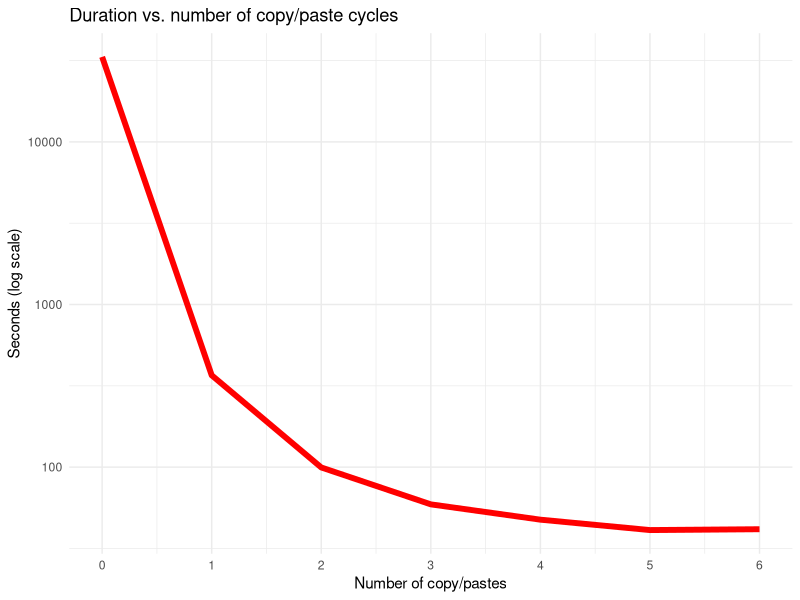

Write R code to recreate this figure.
## ---- chunk 1
knitr::opts_chunk$set(echo = TRUE)
library(nloptr)
## ---- chunk 2
library(ggplot2)
g<-tibble::tibble(Num=0:6, Seconds=c(33333.83, 367,99.5,59,47.5,41,41.5))

ggplot(g,aes(Num,Seconds)) +geom_line(size=2, color='red') +scale_y_log10() +labs(title='Duration vs. number of copy/paste cycles',y='Seconds (log scale)',x='Number of copy/pastes') +scale_x_continuous(labels=0:6,breaks=0:6) +theme_minimal()
## ---- chunk 3
# Set up objective function to mininimze
eval_f <- function(x) ( x[1] + x[2] +0.5*sign(x[2]) )
# Set up constraint function to 1e6 values
eval_g0 <- function(x)  return( -(5*x[1] + 30*x[2] - 1e6))
# Initial guesses
x0 <- c(100,10000)
# Algo options (constrained optimization and tolerance)
opts <- list("algorithm"="NLOPT_LN_COBYLA",   "xtol_rel"=0.01)
# Run the minimization algo
res <- nloptr( x0=x0, eval_f=eval_f,eval_g_ineq = eval_g0, opts=opts,lb=c(0,0))
print(res)
## ---- chunk 4
# Set up objective function to mininimze
eval_f <- function(x) ( x[1] + x[2]+0.5*sign(x[2]) + x[3]+1.5*sign(x[3]) )
# Set up constraint function to 1e6 values
eval_g0 <- function(x)  return( -(5*x[1] + 30*x[2] + (5*x[1] + 30*x[2])*x[3] - 1e6))
# Initial guesses
x0 <- c(100,200,200)
# run the minimization algo
res <- nloptr( x0=x0, eval_f=eval_f,eval_g_ineq = eval_g0, opts=opts,lb=c(0,0,0))
print(res)
## ---- chunk 5
# Set up 4-part objective function
eval_f <- function(x) ( x[1] + x[2]+0.5*sign(x[2]) + x[3]+1.5*sign(x[3]) + x[4]+1.5*sign(x[4]) )
# Set up constraint function to 1e6 values
eval_g0 <- function(x)  return( -(5*x[1] + 30*x[2] + (5*x[1] + 30*x[2])*x[3] + 
                                    ((5*x[1] + 30*x[2])*x[3])*x[4] - 1e6))
# Initial guesses
x0 <- c(100,100,100,100)
# Run the minimization algo
res <- nloptr( x0=x0, eval_f=eval_f,eval_g_ineq = eval_g0, opts=opts,lb=c(0,0,0,0))
print(res)
# Round the results and check there are over 1e6 characters and total time
(32*30) + (32*30)*32 + (32*30)*32*32 + 0.5 +32 +1.5 +32 +1.5 +32
(0.5 +32) +(1.5 +32) +(1.5 +32)
## ---- chunk 6
# Set up 5-part objective function
eval_f <- function(x) ( x[1] + x[2]+0.5*sign(x[2]) + x[3]+1.5*sign(x[3]) + x[4]+1.5*sign(x[4]) + x[5]+1.5*sign(x[5]) )
# Set up constraint function to 1e6 values
eval_g0 <- function(x)  return( -(5*x[1] + 30*x[2] + (5*x[1] + 30*x[2])*x[3] + 
                                    ((5*x[1] + 30*x[2])*x[3])*x[4] +
                                  (((5*x[1] + 30*x[2])*x[3])*x[4])*x[5] - 1e6))
# Initial guesses
x0 <- c(0,32,32,32,32)
# Run the minimization algo
res <- nloptr( x0=x0, eval_f=eval_f,eval_g_ineq = eval_g0, opts=opts,lb=c(0,0,0,0,0))
print(res)
# Round the results and check there are over 1e6 characters and total time
(15*30) + (15*30)*13 + (15*30)*13*14 + (15*30)*13*14*12
(0.5 +15) +(1.5 +13) +(1.5 +14) +(1.5 +12)
## ---- chunk 7
# Set up 6-part objective function
eval_f <- function(x) ( x[1] + x[2]+0.5*sign(x[2]) + x[3]+1.5*sign(x[3]) + x[4]+1.5*sign(x[4]) +  x[5]+1.5*sign(x[5]) +x[6]+1.5*sign(x[6]))
# Set up constraint function to 1e6 values
eval_g0 <- function(x)  return( -(5*x[1] + 30*x[2] + (5*x[1] + 30*x[2])*x[3] + 
                                    ((5*x[1] + 30*x[2])*x[3])*x[4] +
                                    (((5*x[1] + 30*x[2])*x[3])*x[4])*x[5] +
                                  ((((5*x[1] + 30*x[2])*x[3])*x[4])*x[5])*x[6]- 1e6))
# Initial guesses
x0 <- c(0,15,15,15,15,15)
# Run the minimization algo
res <- nloptr( x0=x0, eval_f=eval_f,eval_g_ineq = eval_g0, opts=opts,lb=c(0,0,0,0,0,0))
print(res)
# Round the results and check there are over 1e6 characters and total time
(14*30) + (14*30)*7 + (14*30)*7*7 + (14*30)*7*7*7 + (14*30)*7*7*7*6
(0.5 +14) +(1.5 +7) +(1.5 +7) +(1.5 +7) +(1.5+6)
## ---- chunk 8
# Set up 7-part objective function
eval_f <- function(x) ( x[1] + x[2]+0.5*sign(x[2]) + x[3]+1.5*sign(x[3]) + x[4]+1.5*sign(x[4]) + x[5]+1.5*sign(x[5]) +x[6]+1.5*sign(x[6]) +x[7]+1.5*sign(x[7]))
# Set up constraint function to 1e6 values
eval_g0 <- function(x)  return( -(5*x[1] + 30*x[2] + (5*x[1] + 30*x[2])*x[3] + 
                                    ((5*x[1] + 30*x[2])*x[3])*x[4] +
                                    (((5*x[1] + 30*x[2])*x[3])*x[4])*x[5] +
                                    ((((5*x[1] + 30*x[2])*x[3])*x[4])*x[5])*x[6] +
                                    (((((5*x[1] + 30*x[2])*x[3])*x[4])*x[5])*x[6])*x[7] - 1e6))
# Initial guesses
x0 <- c(0,14,7,7,7,6,6)
# Run the minimization algo
res <- nloptr( x0=x0, eval_f=eval_f,eval_g_ineq = eval_g0, opts=opts,lb=c(0,0,0,0,0,0,0))
print(res)
# Round the results and check there are over 1e6 characters and total time
(6*30) + (6*30)*6 + (6*30)*6*6 + (6*30)*6*6*5 + (6*30)*6*6*5*5 + (6*30)*6*6*5*5*5
(0.5 +6) +(1.5 +6) +(1.5 +6) +(1.5 +5) +(1.5+5) +(1.5+5)
## ---- chunk 9
# Set up 8-part objective functionv
eval_f <- function(x) ( x[1] + x[2]+0.5*sign(x[2]) + x[3]+1.5*sign(x[3]) + x[4]+1.5*sign(x[4]) + x[5]+1.5*sign(x[5]) +x[6]+1.5*sign(x[6]) +x[7]+1.5*sign(x[7]) +
                          +x[8]+1.5*sign(x[8]))
# Set up constraint function to 1e6 values
eval_g0 <- function(x)  return( -(5*x[1] + 30*x[2] + (5*x[1] + 30*x[2])*x[3] + 
                                    ((5*x[1] + 30*x[2])*x[3])*x[4] +
                                    (((5*x[1] + 30*x[2])*x[3])*x[4])*x[5] +
                                    ((((5*x[1] + 30*x[2])*x[3])*x[4])*x[5])*x[6] +
                                    (((((5*x[1] + 30*x[2])*x[3])*x[4])*x[5])*x[6])*x[7] +
                                    ((((((5*x[1] + 30*x[2])*x[3])*x[4])*x[5])*x[6])*x[7])*x[8]
                                    - 1e6))
# Initial guesses
x0 <- c(0,6,7,7,7,6,6,6)
# Run the minimization algo
res <- nloptr( x0=x0, eval_f=eval_f,eval_g_ineq = eval_g0, opts=opts,lb=c(0,0,0,0,0,0,0,0))
print(res)
# Round the results and check there are over 1e6 characters and total time
(5*30) + (5*30)*4 + (5*30)*4*5 + (5*30)*4*5*5 + (5*30)*4*5*5*4 + (5*30)*4*5*5*4*4 +(5*30)*4*5*5*4*4*3
(0.5 +6) +(1.5 +4) +(1.5 +5) +(1.5 +5) +(1.5+4) +(1.5+4) +(1.5+4)
